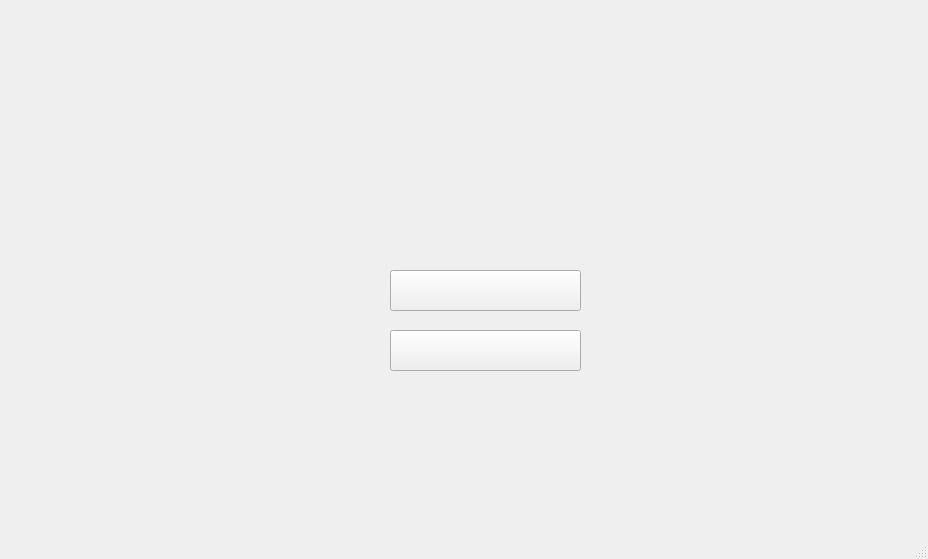
<?xml version="1.0" encoding="UTF-8"?>
<ui version="4.0">
 <class>MainWindow</class>
 <widget class="QMainWindow" name="MainWindow">
  <property name="geometry">
   <rect>
    <x>0</x>
    <y>0</y>
    <width>928</width>
    <height>559</height>
   </rect>
  </property>
  <property name="windowTitle">
   <string>MainWindow</string>
  </property>
  <widget class="QWidget" name="centralwidget">
   <widget class="QLabel" name="label_background">
    <property name="geometry">
     <rect>
      <x>0</x>
      <y>-20</y>
      <width>931</width>
      <height>551</height>
     </rect>
    </property>
    <property name="text">
     <string/>
    </property>
   </widget>
   <widget class="QPushButton" name="pushButton_user">
    <property name="geometry">
     <rect>
      <x>390</x>
      <y>270</y>
      <width>191</width>
      <height>41</height>
     </rect>
    </property>
    <property name="styleSheet">
     <string notr="true">font: 700 12pt &quot;Segoe UI&quot;;</string>
    </property>
    <property name="text">
     <string/>
    </property>
   </widget>
   <widget class="QPushButton" name="pushButton_admin">
    <property name="geometry">
     <rect>
      <x>390</x>
      <y>330</y>
      <width>191</width>
      <height>41</height>
     </rect>
    </property>
    <property name="styleSheet">
     <string notr="true">font: 700 12pt &quot;Segoe UI&quot;;</string>
    </property>
    <property name="text">
     <string/>
    </property>
   </widget>
  </widget>
  <widget class="QMenuBar" name="menubar">
   <property name="geometry">
    <rect>
     <x>0</x>
     <y>0</y>
     <width>928</width>
     <height>26</height>
    </rect>
   </property>
  </widget>
  <widget class="QStatusBar" name="statusbar"/>
 </widget>
 <resources/>
 <connections/>
</ui>
